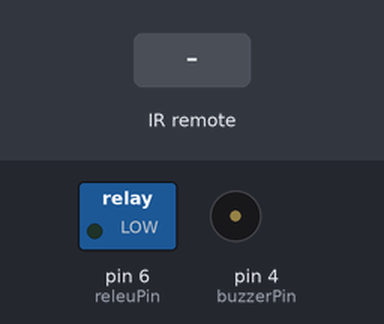
The sketch below on a simulated Arduino Uno, built with avr-gcc and run on an emulated ATmega328P. Parts: switched loads named in the sketch (green lamp = pin HIGH), buzzer (waves = sounding). The test bench sets the inputs (shaded band).

Above: at 1.2 s.
1.3 s: infrared code 0xFFC23D received
At 2.0 s:
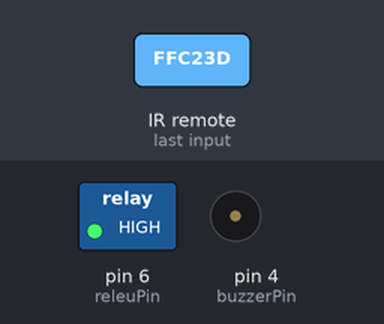
4.3 s: infrared code 0xFF30CF received
At 10.0 s:
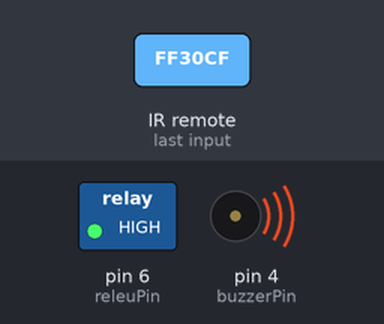
Timing chart, 0 to 13.3 s (numbered marks = the images above; inputs shaded):
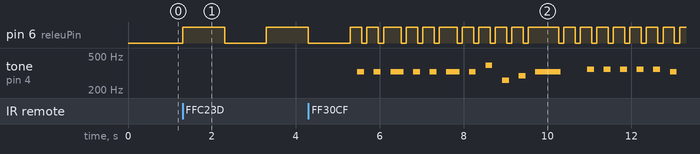

The sketch:

Luminite_de_Craciun.ino
```cpp
#include <IRremote.h>

const int receiver = 5;
IRrecv irrecv(receiver);
decode_results results;
const byte releuPin = 6;
volatile byte stat = 0;
const int buzzerPin = 4;

volatile byte mod1 = 0;
volatile byte mod2 = 0;
volatile byte track = 0;
volatile byte n;

const int length[2] = {26,28}; // numarul de note din fiecare piesa

const char * notes[2] = \
    {"eeeeeeegcde fffffeeeeddedg","ggagsed deggsgg ggagsed deggsgg "};


const int beats[2][77] = {
   {1,1,2,1,1,2,1,1,1,1,4,1,1,1,1,1,1,1,1,1,1,1,1,1,2,2 }, { 2,2,1,1,1,1,4,2,2,2,2,2,2,4,2,2,2,2,1,1,1,1,4,2,2,2,2,2}};

const int tempo[2] = {150, 150};

void setup()
{
  irrecv.enableIRIn();
  pinMode(releuPin, OUTPUT);
  pinMode(buzzerPin, OUTPUT);
}

void loop()
{
  if (stat==1 && mod1 == 0 && mod2 == 0)
  {
    digitalWrite(releuPin,HIGH);
    delay(1000);
    digitalWrite(releuPin,LOW);
    delay(1000);
  }
  if (mod1 == 1 && stat == 0 && mod2 == 0)
  {
    track = 0;
    for (n = 0; n < length[track]; n++)
    {
      if (notes[track][n] == ' ') delay(beats[track][n] * tempo[track]); // pauză
      else playNote(notes[track][n], beats[track][n] * tempo[track]);
    }
    // pauza intre note
    delay(tempo[track] / 2);
  }
  if (mod2 == 1 && stat == 0 && mod1 == 0)
  {
    track = 1;
    for (n = 0; n < length[track]; n++)
    {
      if (notes[track][n] == ' ') delay(beats[track][n] * tempo[track]); // pauză
      else playNote(notes[track][n], beats[track][n] * tempo[track]);
    }
    // pauza intre note
    delay(tempo[track] / 2);
  }
  if (mod1 == 1 && stat == 1 && mod2 == 0)
  {
    track = 0;
    for (n = 0; n < length[track]; n++)
    {
      digitalWrite(releuPin,HIGH);
      delay(121);
      if (notes[track][n] == ' ') delay(beats[track][n] * tempo[track]); // pauză
      else
      {

        playNote(notes[track][n], beats[track][n] * tempo[track]);
      }
      digitalWrite(releuPin,LOW);
      delay(121);
    }
    // pauza intre note
    delay(tempo[track] / 2);
  }

  if (mod2 == 1 && stat == 1 && mod1 == 0)
  {
    track = 1;
    for (n = 0; n < length[track]; n++)
    {
      digitalWrite(releuPin,HIGH);
      delay(121);
      if (notes[track][n] == ' ') delay(beats[track][n] * tempo[track]); // pauză
      else
      {

        playNote(notes[track][n], beats[track][n] * tempo[track]);
      }
      digitalWrite(releuPin,LOW);
      delay(121);
    }
    // pauza intre note
    delay(tempo[track] / 2);
  }
  if (irrecv.decode(&results))
  {
    if (results.value==0xFFC23D) stat=!stat;
    else
    {
      if (results.value==0xFF30CF) mod1=!mod1;
      else
      {
        if(results.value==0xFF18E7) mod2=!mod2;
        else eroare(2000,500);
      }
    }
    irrecv.resume(); // receive the next value
  }
}

void eroare(int tone, int duration)
{
  for (long i = 0; i < duration * 1000L; i += tone * 2)
  {
    digitalWrite(buzzerPin, HIGH);
    delayMicroseconds(tone);
    digitalWrite(buzzerPin, LOW);
    delayMicroseconds(tone);
  }
}

void playTone(int tone, int duration)
{
  for (long i = 0; i < duration * 1000L; i += tone * 2)
  {
    digitalWrite(buzzerPin, HIGH);
    delayMicroseconds(tone);
    digitalWrite(buzzerPin, LOW);
    delayMicroseconds(tone);
  }
}

void playNote(char note, int duration)
{
  const char names[] = { 'c', 'd', 'e', 'f', 's', 'g', 'a', 'v', 'b', 'C', 'D', 'E' }; // note
  const int tones[] = { 1915, 1700, 1519, 1432, 1352, 1275, 1136, 1073, 1014, 956, 852, 758 };
  // frecvente
  for (int i = 0; i < 12; i++)
  {
    if (names[i] == note) playTone(tones[i], duration);
  }
}
```

Measured:
- after the input at 1.3 s, pin 6 (releuPin): LOW → HIGH at once, → LOW 1.0 s later, → HIGH 1.0 s later
- after the input at 4.3 s, tone on pin 4 (buzzerPin): plays 328 Hz for 0.16 s, 328 Hz for 0.16 s, 328 Hz for 0.32 s, 328 Hz for 0.16 s, 328 Hz for 0.16 s, 328 Hz for 0.32 s … (17 notes in this stretch), starting after 1.2 s
